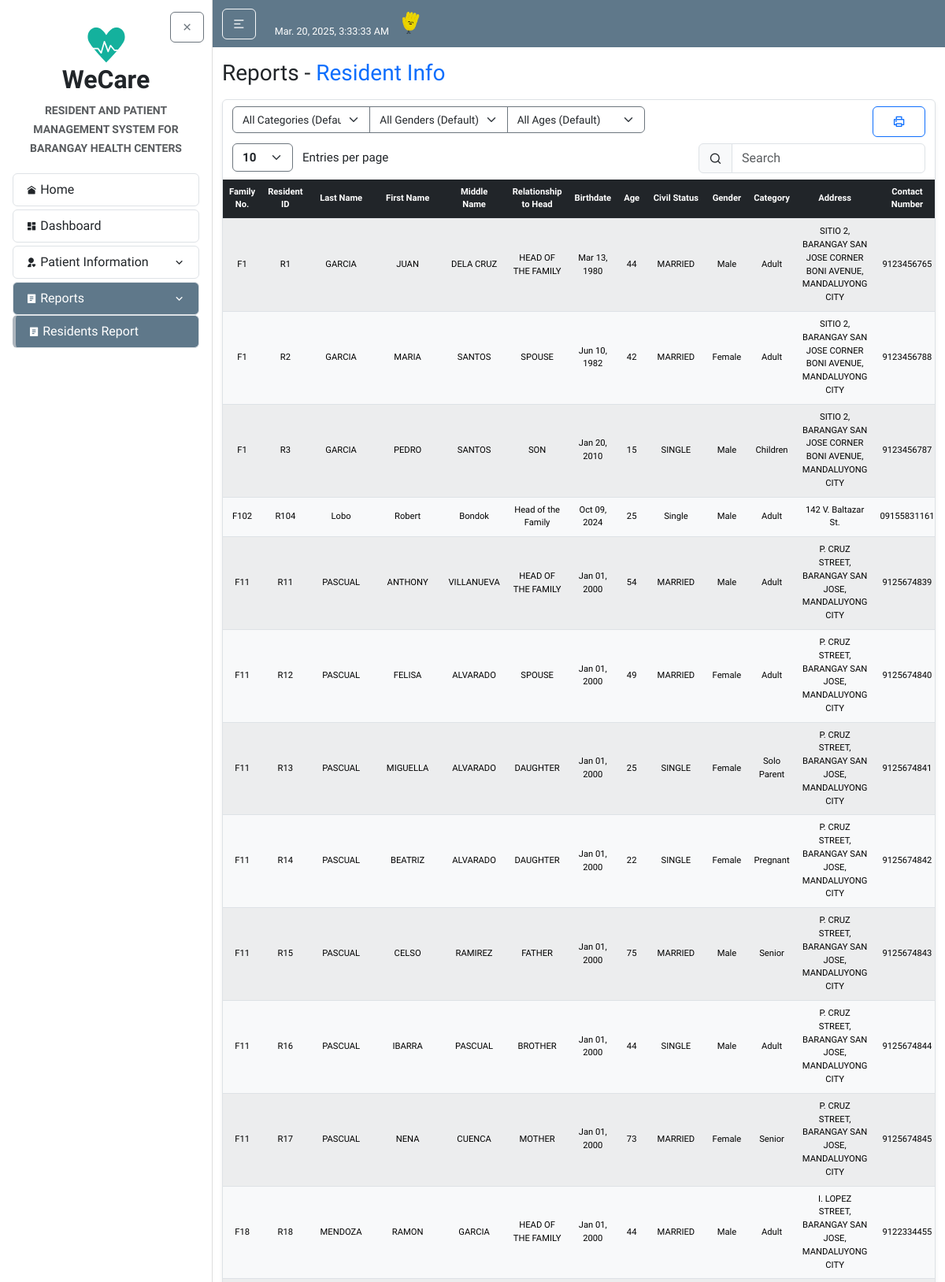
The page /reports/residentInfo/ (upper part) on the database its author committed.
### residentInfo/models.py (models this page shows, shortened)
class Resident(models.Model):
    id = models.CharField(max_length=10, primary_key=True, editable=False)
    family = models.ForeignKey(Family, on_delete=models.CASCADE, related_name='residents', null=True)
    last_name = models.CharField(max_length=100, default="--")
    first_name = models.CharField(max_length=100, default="--")
    middle_name = models.CharField(max_length=100, blank=True, null=True, default="--")
    relationship_to_head = models.CharField(max_length=50, default="--")
    birthdate = models.DateField(default=datetime.date(2000, 1, 1))
    age = models.PositiveIntegerField(default=0)
    civil_status = models.CharField(max_length=50, default="--")
    gender = models.CharField(max_length=20, choices=GENDER_CHOICES, default="Male")
    category = models.CharField(max_length=20, choices=CATEGORY_CHOICES, default='N/A')
    present_address = models.CharField(max_length=255, default="--")
    contact_number = models.CharField(max_length=20, default="--")
    date_updated = models.DateTimeField(auto_now=True)

class Family(models.Model):
    family_no = models.CharField(max_length=10, primary_key=True, editable=False)
    date_updated = models.DateTimeField(auto_now=True)

### reports/views.py (the view, shortened to what this page needs)
# urls.py: path('residentInfo/', views.residentInfoReport, name='reports-resident-info'),
def residentInfoReport(request):
    category = request.GET.get('category', '')
    gender = request.GET.get('gender', '')
    age_group = request.GET.get('age', '')
    residents = Resident.objects.select_related('family').all()
    if category:
        residents = residents.filter(category=category)
    if gender:
        residents = residents.filter(gender=gender)
    residents = residents.order_by('family__family_no', 'id')
    return render(request, 'reports/residentInfoReport.html', {'residents': residents})

### reports/templates/reports/residentInfoReport.html (shortened to what this page needs)
{% extends "home/layout.html" %}
{% load static %}
{% block body %}
<h3 class="mb-3">Reports - <span class="text-primary">Resident Info</span></h3>
<article class="content-section border rounded p-0 shadow-sm">
    <div class="container">
      <div class="row mt-2">
        <div class="col-auto">
            <form method="get" action="" id="filter-form">
                <div class="input-group">
                    <select name="category" class="form-select border-secondary" style="cursor: pointer; vertical-align: middle; font-size: calc(0.7rem + 0.2vw);" onchange="document.getElementById('filter-form').submit();">
                        <option value="" {% if not request.GET.category %}selected{% endif %}>All Categories (Default)</option>
                    </select>
                    <select name="gender" class="form-select border-secondary" style="cursor: pointer; vertical-align: middle; font-size: calc(0.7rem + 0.2vw);" onchange="document.getElementById('filter-form').submit();">
                        <option value="" {% if not request.GET.gender %}selected{% endif %}>All Genders (Default)</option>
                    </select>
                    <select name="age" class="form-select border-secondary" style="cursor: pointer; vertical-align: middle; font-size: calc(0.7rem + 0.2vw);" onchange="document.getElementById('filter-form').submit();">
                        <option value="" {% if not request.GET.age %}selected{% endif %}>All Ages (Default)</option>
                    </select>
                </div>
            </form>
        </div>
        <div class="col-md-auto ms-sm-auto">
            <div class="d-flex gap-2 mt-3 mt-sm-0">
                <button class="btn btn-outline-primary btn-block px-4" onclick="printTable()">
                  <i class="ri-printer-line"></i>
                </button>
            </div>
        </div>
      </div>
      <div class="row mt-2">
        <div class="col-auto">
          <select id="customEntries" class="form-select d-inline w-auto border-secondary fw-bold" style="font-size: calc(0.8rem + 0.2vw); cursor: pointer; vertical-align: middle;">
            <option value="10">10</option>
          </select>
          <span class="d-inline ms-2" style="font-size: calc(0.8rem + 0.2vw); vertical-align: middle;">Entries per page</span>
        </div>
        <div class="col-auto ms-auto">
            <div class="input-group input-group-merge">
                <span class="input-group-text"><i class="ri-search-line"></i></span>
                <input type="text" id="searchBar" class="form-control" placeholder="Search" aria-label="Search">
            </div>
        </div>
      </div>
    </div>
    <div class="table-responsive table-nowrap mt-2">
        <table id="dataTable" class="table table-light table-hover table-striped table-striped text-cente m-0 projectTables">
        <thead class="table-dark">
          <tr>
            <th class="text-center align-middle">Family No.</th>
            <th class="text-center align-middle">Resident ID</th>
            <th class="text-center align-middle">Last Name</th>
            <th class="text-center align-middle">First Name</th>
            <th class="text-center align-middle">Middle Name</th>
            <th class="text-center align-middle">Relationship to Head</th>
            <th class="text-center align-middle">Birthdate</th>
            <th class="text-center align-middle">Age</th>
            <th class="text-center align-middle">Civil Status</th>
            <th class="text-center align-middle">Gender</th>
            <th class="text-center align-middle">Category</th>
            <th class="text-center align-middle">Address</th>
            <th class="text-center align-middle">Contact Number</th>
          </tr>
        </thead>
        <tbody>
            {% for resident in residents %}
            <tr>
                <td class="text-center align-middle">{{ resident.family.family_no }}</a></td>
                <td class="text-center align-middle">{{ resident.id }}</td>
                <td class="text-center align-middle">{{ resident.last_name }}</td>
                <td class="text-center align-middle">{{ resident.first_name }}</td>
                <td class="text-center align-middle">{{ resident.middle_name }}</td>
                <td class="text-center align-middle">{{ resident.relationship_to_head|capfirst }}</td>
                <td class="text-center align-middle">{{ resident.birthdate|date:"M d, Y" }}</td>
                <td class="text-center align-middle">{{ resident.age }}</td>
                <td class="text-center align-middle">{{ resident.civil_status }}</td>
                <td class="text-center align-middle">{{ resident.gender }}</td>
                <td class="text-center align-middle">{{ resident.category }}</td>
                <td class="text-center align-middle">{{ resident.present_address }}</td>
                <td class="text-center align-middle">{{ resident.contact_number }}</td>
            </tr>
            {% endfor %}
        </tbody>
        </table>
    </div>
</article>
{% endblock body %}

### home/static/home/main.css (style rules this page uses)
body { background: #fafafa; color: #333333; font-family: 'Varela Round', sans-serif!important; }
h1, h2, h3, h4, h5, h6 { color: #444444; font-size: calc(1rem + 0.8vw); margin-bottom: 1rem; }
.content-section { background: #ffffff; padding: 1.25rem; border: 1px solid #dddddd; border-radius: 0.5rem; margin-bottom: 1.5rem; }
.projectTables { font-size: calc(0.55rem + 0.2vw); margin-bottom: 0; }
.projectTables th, .projectTables td { padding: calc(5px + 0.2vw) calc(8px + 0.2vw); vertical-align: middle; border-color: #dee2e6; text-align: center; }
.projectTables thead th { font-weight: 600; }
button, input[type="submit"] { margin-top: 10px; }
.container { max-width: 1490px!important; }
html { scroll-behavior: smooth; }

### rows shown on the page
Resident: family.family_no "F1", id "R1", last_name "GARCIA", first_name "JUAN", middle_name "DELA CRUZ", relationship_to_head "HEAD OF THE FAMILY", birthdate "Mar 13, 1980", age "44", civil_status "MARRIED", gender "Male", category "Adult", present_address "SITIO 2, BARANGAY SAN JOSE CORNER BONI AVENUE, MANDALUYONG CITY", contact_number "9123456765"
Resident: family.family_no "F1", id "R2", last_name "GARCIA", first_name "MARIA", middle_name "SANTOS", relationship_to_head "SPOUSE", birthdate "Jun 10, 1982", age "42", civil_status "MARRIED", gender "Female", category "Adult", present_address "SITIO 2, BARANGAY SAN JOSE CORNER BONI AVENUE, MANDALUYONG CITY", contact_number "9123456788"
Resident: family.family_no "F1", id "R3", last_name "GARCIA", first_name "PEDRO", middle_name "SANTOS", relationship_to_head "SON", birthdate "Jan 20, 2010", age "15", civil_status "SINGLE", gender "Male", category "Children", present_address "SITIO 2, BARANGAY SAN JOSE CORNER BONI AVENUE, MANDALUYONG CITY", contact_number "9123456787"
Resident: family.family_no "F102", id "R104", last_name "Lobo", first_name "Robert", middle_name "Bondok", relationship_to_head "Head of the Family", birthdate "Oct 09, 2024", age "25", civil_status "Single", gender "Male", category "Adult", present_address "142 V. Baltazar St.", contact_number "09155831161"
Resident: family.family_no "F11", id "R11", last_name "PASCUAL", first_name "ANTHONY", middle_name "VILLANUEVA", relationship_to_head "HEAD OF THE FAMILY", birthdate "Jan 01, 2000", age "54", civil_status "MARRIED", gender "Male", category "Adult", present_address "P. CRUZ STREET, BARANGAY SAN JOSE, MANDALUYONG CITY", contact_number "9125674839"
Resident: family.family_no "F11", id "R12", last_name "PASCUAL", first_name "FELISA", middle_name "ALVARADO", relationship_to_head "SPOUSE", birthdate "Jan 01, 2000", age "49", civil_status "MARRIED", gender "Female", category "Adult", present_address "P. CRUZ STREET, BARANGAY SAN JOSE, MANDALUYONG CITY", contact_number "9125674840"
Resident: family.family_no "F11", id "R13", last_name "PASCUAL", first_name "MIGUELLA", middle_name "ALVARADO", relationship_to_head "DAUGHTER", birthdate "Jan 01, 2000", age "25", civil_status "SINGLE", gender "Female", category "Solo Parent", present_address "P. CRUZ STREET, BARANGAY SAN JOSE, MANDALUYONG CITY", contact_number "9125674841"
Resident: family.family_no "F11", id "R14", last_name "PASCUAL", first_name "BEATRIZ", middle_name "ALVARADO", relationship_to_head "DAUGHTER", birthdate "Jan 01, 2000", age "22", civil_status "SINGLE", gender "Female", category "Pregnant", present_address "P. CRUZ STREET, BARANGAY SAN JOSE, MANDALUYONG CITY", contact_number "9125674842"
Resident: family.family_no "F11", id "R15", last_name "PASCUAL", first_name "CELSO", middle_name "RAMIREZ", relationship_to_head "FATHER", birthdate "Jan 01, 2000", age "75", civil_status "MARRIED", gender "Male", category "Senior", present_address "P. CRUZ STREET, BARANGAY SAN JOSE, MANDALUYONG CITY", contact_number "9125674843"
Resident: family.family_no "F11", id "R16", last_name "PASCUAL", first_name "IBARRA", middle_name "PASCUAL", relationship_to_head "BROTHER", birthdate "Jan 01, 2000", age "44", civil_status "SINGLE", gender "Male", category "Adult", present_address "P. CRUZ STREET, BARANGAY SAN JOSE, MANDALUYONG CITY", contact_number "9125674844"
Resident: family.family_no "F11", id "R17", last_name "PASCUAL", first_name "NENA", middle_name "CUENCA", relationship_to_head "MOTHER", birthdate "Jan 01, 2000", age "73", civil_status "MARRIED", gender "Female", category "Senior", present_address "P. CRUZ STREET, BARANGAY SAN JOSE, MANDALUYONG CITY", contact_number "9125674845"
Resident: family.family_no "F18", id "R18", last_name "MENDOZA", first_name "RAMON", middle_name "GARCIA", relationship_to_head "HEAD OF THE FAMILY", birthdate "Jan 01, 2000", age "44", civil_status "MARRIED", gender "Male", category "Adult", present_address "I. LOPEZ STREET, BARANGAY SAN JOSE, MANDALUYONG CITY", contact_number "9122334455"
